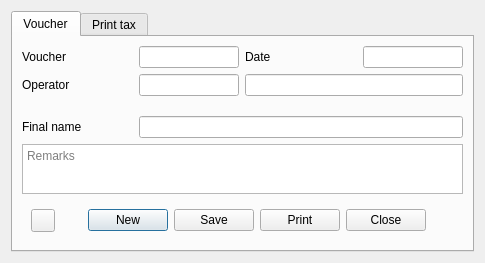
<?xml version="1.0" encoding="UTF-8"?>
<ui version="4.0">
 <class>DlgAdvanceEntry</class>
 <widget class="QDialog" name="DlgAdvanceEntry">
  <property name="geometry">
   <rect>
    <x>0</x>
    <y>0</y>
    <width>485</width>
    <height>250</height>
   </rect>
  </property>
  <property name="sizePolicy">
   <sizepolicy hsizetype="Minimum" vsizetype="Minimum">
    <horstretch>0</horstretch>
    <verstretch>0</verstretch>
   </sizepolicy>
  </property>
  <property name="windowTitle">
   <string>Advance entry</string>
  </property>
  <layout class="QVBoxLayout" name="verticalLayout">
   <property name="sizeConstraint">
    <enum>QLayout::SetMinimumSize</enum>
   </property>
   <item>
    <widget class="QTabWidget" name="tabWidget">
     <property name="currentIndex">
      <number>0</number>
     </property>
     <widget class="QWidget" name="tab">
      <attribute name="title">
       <string>Voucher</string>
      </attribute>
      <layout class="QGridLayout" name="gridLayout_2">
       <item row="3" column="0" colspan="4">
        <widget class="WPaymentDetails" name="wPayment" native="true"/>
       </item>
       <item row="1" column="1">
        <widget class="EQLineEdit" name="leUser">
         <property name="maximumSize">
          <size>
           <width>100</width>
           <height>16777215</height>
          </size>
         </property>
         <property name="readOnly">
          <bool>true</bool>
         </property>
         <property name="Field" stdset="0">
          <string>f_user</string>
         </property>
        </widget>
       </item>
       <item row="0" column="0">
        <widget class="QLabel" name="label_2">
         <property name="text">
          <string>Voucher</string>
         </property>
        </widget>
       </item>
       <item row="0" column="1">
        <widget class="EQLineEdit" name="leVoucher">
         <property name="maximumSize">
          <size>
           <width>100</width>
           <height>16777215</height>
          </size>
         </property>
         <property name="readOnly">
          <bool>true</bool>
         </property>
        </widget>
       </item>
       <item row="0" column="3">
        <widget class="EDateEdit" name="deDate">
         <property name="maximumSize">
          <size>
           <width>100</width>
           <height>16777215</height>
          </size>
         </property>
         <property name="readOnly">
          <bool>true</bool>
         </property>
        </widget>
       </item>
       <item row="1" column="2" colspan="2">
        <widget class="EQLineEdit" name="leUsername">
         <property name="readOnly">
          <bool>true</bool>
         </property>
        </widget>
       </item>
       <item row="6" column="0" colspan="4">
        <widget class="QPlainTextEdit" name="teRemarks">
         <property name="maximumSize">
          <size>
           <width>16777215</width>
           <height>50</height>
          </size>
         </property>
         <property name="placeholderText">
          <string>Remarks</string>
         </property>
        </widget>
       </item>
       <item row="0" column="2">
        <widget class="QLabel" name="label_3">
         <property name="text">
          <string>Date</string>
         </property>
        </widget>
       </item>
       <item row="1" column="0">
        <widget class="QLabel" name="lbOperator">
         <property name="text">
          <string>Operator</string>
         </property>
        </widget>
       </item>
       <item row="4" column="0">
        <widget class="QLabel" name="label">
         <property name="text">
          <string>Final name</string>
         </property>
        </widget>
       </item>
       <item row="2" column="0" colspan="4">
        <widget class="WGuestInvoice" name="wInvoice" native="true"/>
       </item>
       <item row="7" column="0" colspan="4">
        <widget class="QWidget" name="widget" native="true">
         <layout class="QHBoxLayout" name="horizontalLayout">
          <item>
           <widget class="QToolButton" name="btnLog">
            <property name="text">
             <string/>
            </property>
            <property name="icon">
             <iconset resource="res.qrc">
              <normaloff>:/images/tracking.png</normaloff>:/images/tracking.png</iconset>
            </property>
           </widget>
          </item>
          <item>
           <spacer name="horizontalSpacer">
            <property name="orientation">
             <enum>Qt::Horizontal</enum>
            </property>
            <property name="sizeHint" stdset="0">
             <size>
              <width>32</width>
              <height>20</height>
             </size>
            </property>
           </spacer>
          </item>
          <item>
           <widget class="QPushButton" name="btnNew">
            <property name="text">
             <string>New</string>
            </property>
           </widget>
          </item>
          <item>
           <widget class="QPushButton" name="btnSave">
            <property name="text">
             <string>Save</string>
            </property>
           </widget>
          </item>
          <item>
           <widget class="QPushButton" name="btnPrint">
            <property name="text">
             <string>Print</string>
            </property>
           </widget>
          </item>
          <item>
           <widget class="QPushButton" name="btnCancel">
            <property name="text">
             <string>Close</string>
            </property>
           </widget>
          </item>
          <item>
           <spacer name="horizontalSpacer_2">
            <property name="orientation">
             <enum>Qt::Horizontal</enum>
            </property>
            <property name="sizeHint" stdset="0">
             <size>
              <width>32</width>
              <height>20</height>
             </size>
            </property>
           </spacer>
          </item>
         </layout>
        </widget>
       </item>
       <item row="4" column="1" colspan="3">
        <widget class="EQLineEdit" name="leFinalName">
         <property name="readOnly">
          <bool>true</bool>
         </property>
        </widget>
       </item>
      </layout>
     </widget>
     <widget class="QWidget" name="tab_2">
      <attribute name="title">
       <string>Print tax</string>
      </attribute>
      <layout class="QGridLayout" name="gridLayout_4">
       <item row="0" column="0">
        <widget class="QLabel" name="label_14">
         <property name="text">
          <string>TAX</string>
         </property>
        </widget>
       </item>
       <item row="0" column="1">
        <widget class="EQLineEdit" name="leTax">
         <property name="readOnly">
          <bool>true</bool>
         </property>
        </widget>
       </item>
       <item row="1" column="0">
        <widget class="QRadioButton" name="rbAdvance">
         <property name="text">
          <string>Print as advance</string>
         </property>
         <property name="checked">
          <bool>true</bool>
         </property>
        </widget>
       </item>
       <item row="1" column="1">
        <widget class="QRadioButton" name="btnService">
         <property name="text">
          <string>Print as service</string>
         </property>
        </widget>
       </item>
       <item row="2" column="0">
        <widget class="EQLineEdit" name="leService">
         <property name="enabled">
          <bool>false</bool>
         </property>
        </widget>
       </item>
       <item row="2" column="1">
        <widget class="EQLineEdit" name="leServiceName">
         <property name="enabled">
          <bool>false</bool>
         </property>
        </widget>
       </item>
       <item row="3" column="0">
        <widget class="QPushButton" name="btnPrintTax">
         <property name="text">
          <string>Print tax</string>
         </property>
        </widget>
       </item>
       <item row="4" column="0">
        <spacer name="verticalSpacer">
         <property name="orientation">
          <enum>Qt::Vertical</enum>
         </property>
         <property name="sizeHint" stdset="0">
          <size>
           <width>20</width>
           <height>40</height>
          </size>
         </property>
        </spacer>
       </item>
      </layout>
     </widget>
    </widget>
   </item>
  </layout>
 </widget>
 <customwidgets>
  <customwidget>
   <class>EQLineEdit</class>
   <extends>QLineEdit</extends>
   <header location="global">eqlineedit.h</header>
   <slots>
    <signal>customButtonClicked(bool)</signal>
   </slots>
  </customwidget>
  <customwidget>
   <class>EDateEdit</class>
   <extends>QLineEdit</extends>
   <header location="global">edateedit.h</header>
  </customwidget>
  <customwidget>
   <class>WGuestInvoice</class>
   <extends>QWidget</extends>
   <header location="global">wguestinvoice.h</header>
   <container>1</container>
  </customwidget>
  <customwidget>
   <class>WPaymentDetails</class>
   <extends>QWidget</extends>
   <header location="global">wpaymentdetails.h</header>
   <container>1</container>
  </customwidget>
 </customwidgets>
 <resources>
  <include location="res.qrc"/>
 </resources>
 <connections/>
</ui>
